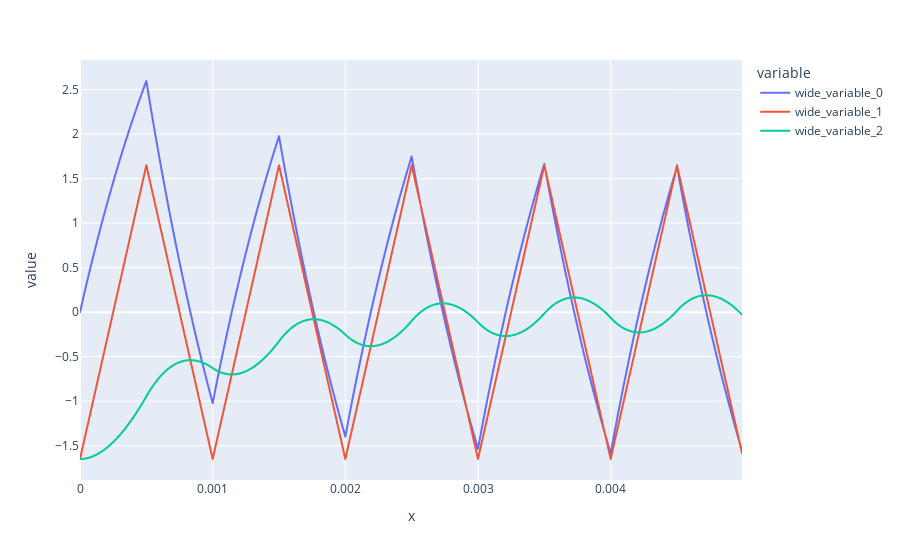

Notebook code for this chart:
### Code cell
px.line(x=t, y=[Vr, wave1, wave1 - Vr])

### Figure 1 — Plotly figure (JSON) as saved in the notebook; plotly's stock layout.template omitted (floating-point values rounded to 4 significant figures; data arrays with more than 128 entries replaced by an {"elided": "..."} marker saying what was removed)
{"data": [{"hovertemplate": "variable=wide_variable_0<br>x=%{x}<br>value=%{y}<extra></extra>", "legendgroup": "wide_variable_0", "line": {"color": "#636efa", "dash": "solid"}, "marker": {"symbol": "circle"}, "mode": "lines", "name": "wide_variable_0", "showlegend": true, "type": "scattergl", "x": {"elided": "500 float values"}, "xaxis": "x", "y": {"elided": "500 float values"}, "yaxis": "y"}, {"hovertemplate": "variable=wide_variable_1<br>x=%{x}<br>value=%{y}<extra></extra>", "legendgroup": "wide_variable_1", "line": {"color": "#EF553B", "dash": "solid"}, "marker": {"symbol": "circle"}, "mode": "lines", "name": "wide_variable_1", "showlegend": true, "type": "scattergl", "x": {"elided": "500 float values"}, "xaxis": "x", "y": {"elided": "500 float values"}, "yaxis": "y"}, {"hovertemplate": "variable=wide_variable_2<br>x=%{x}<br>value=%{y}<extra></extra>", "legendgroup": "wide_variable_2", "line": {"color": "#00cc96", "dash": "solid"}, "marker": {"symbol": "circle"}, "mode": "lines", "name": "wide_variable_2", "showlegend": true, "type": "scattergl", "x": {"elided": "500 float values"}, "xaxis": "x", "y": {"elided": "500 float values"}, "yaxis": "y"}], "layout": {"legend": {"title": {"text": "variable"}, "tracegroupgap": 0}, "margin": {"t": 60}, "xaxis": {"anchor": "y", "domain": [0, 1], "title": {"text": "x"}}, "yaxis": {"anchor": "x", "domain": [0, 1], "title": {"text": "value"}}}}
